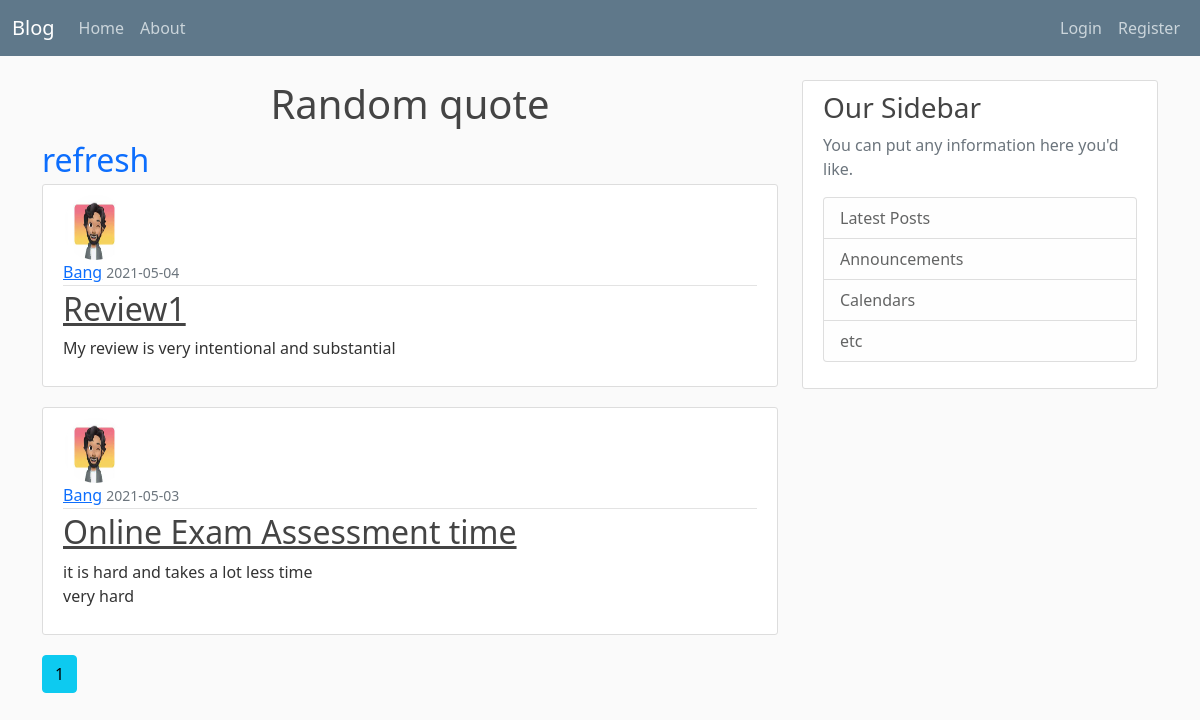
The page /home on the database its author committed.
### app/models.py (models this page shows, shortened)
class Post(db.Model):
    id = db.Column(db.Integer, primary_key=True)
    title = db.Column(db.String(200), nullable=False)
    date_posted = db.Column(db.DateTime, nullable=False, default=datetime.utcnow)
    content = db.Column(db.Text, nullable=False)
    user_id = db.Column(db.Integer, db.ForeignKey('user.id'), nullable=False)

class User(db.Model, UserMixin):
    id = db.Column(db.Integer, primary_key=True)
    username = db.Column(db.String(20), unique=True, nullable=False)
    email = db.Column(db.String(20), unique=True, nullable=False)
    image_file = db.Column(db.String(20), nullable=False, default='pf.jpeg')
    password = db.Column(db.String(60), nullable=False)
    posts = db.relationship('Post', backref='author', lazy=True)

### app/views.py (the view)
@app.route('/')
@app.route('/home')
def home():
    page = request.args.get('page', 1, type=int)
    posts = Post.query.order_by(Post.date_posted.desc()).paginate(page=page, per_page=5)
    return render_template('home.html', posts=posts)

### app/templates/home.html (shortened to what this page needs)
{% extends 'base.html' %}
{% block content %}
<link rel="stylesheet" href="{{ url_for('static', filename='main.css')}}">
  <div>
    <h1 class="head block">Random quote</h1>
  </div>
  <div>
    <a href="{{ url_for('home') }}" class="block refresh round">refresh</a>
  </div>
    {% for post in posts.items %}
    <article class="media content-section">
      <img class="rounded-circle article-img" src="{{ url_for('static', filename='photo/' + post.author.image_file) }}" alt="">
        <div class="media-body">
          <div class="article-metadata">
            <a class="mr-2" href="{{url_for('user_posts', username=post.author.username)}}">{{ post.author.username }}</a>
            <small class="text-muted">{{ post.date_posted.strftime('%Y-%m-%d') }}</small>
          </div>
          <h2><a class="article-title" href="{{url_for('post', post_id=post.id)}}">{{ post.title }}</a></h2>
          <p class="article-content">{{ post.content }}</p>
        </div>
      </article>
    {% endfor %}
    {% for page_num in posts.iter_pages(left_current=1, right_current=2) %}
      {% if page_num %}
        {% if posts.page == page_num %}
          <a class="btn btn-info mb-4" href="{{url_for('home', page=page_num) }}">{{page_num}}</a>
          {% else %}
          <a class="btn btn-outline-info mb-4" href="{{url_for('home', page=page_num) }}">{{page_num}}</a>
        {% endif %}
      {% else %}
      ...
      {% endif %}
    {% endfor %}
{% endblock content %}

### app/templates/base.html (shortened to what this page needs)
<!DOCTYPE html>
<html lang="en">
<head>
    <link href="https://cdn.jsdelivr.net/npm/bootstrap@5.0.0-beta3/dist/css/bootstrap.min.css" rel="stylesheet">
    <link rel="stylesheet" type="text/css" href="{{ url_for('static', filename='main.css')}}">
</head>
<body>
    <header class="site-header">
        <nav class="navbar navbar-expand-lg navbar-dark bg-steel fixed-top">
          <div class="container-fluid">
            <a class="navbar-brand mr-4" href="/">Blog</a>
            <div class="collapse navbar-collapse" id="navbarToggle">
              <div class="navbar-nav mr-auto">
                <a class="nav-item nav-link" href="{{  url_for('home')  }}">Home</a>
                <a class="nav-item nav-link" href="{{  url_for('about')  }}">About</a>
              </div>
              <div class="navbar-nav ms-auto">
                {% if current_user.is_authenticated %}
                <a class="nav-item nav-link" href="{{  url_for('new_post')  }}">New-Post</a>
                <a class="nav-item nav-link" href="{{  url_for('account')  }}">Profile</a>
                <a class="nav-item nav-link" href="{{  url_for('logout')  }}">Logout</a>
                {% else %}
                <a class="nav-item nav-link" href="{{  url_for('login')  }}">Login</a>
                <a class="nav-item nav-link" href="{{  url_for('register')  }}">Register</a>
                {% endif %}
              </div>
            </div>
          </div>
        </nav>
    </header>
    <main role="main" class="container">
        <div class="row">
          <div class="col-md-8">
            {% block content %}{% endblock %}
          </div>
          <div class="col-md-4">
            <div class="content-section">
              <h3>Our Sidebar</h3>
              <p class='text-muted'>You can put any information here you'd like.
                <ul class="list-group">
                  <li class="list-group-item list-group-item-light">Latest Posts</li>
                  <li class="list-group-item list-group-item-light">Announcements</li>
                  <li class="list-group-item list-group-item-light">Calendars</li>
                  <li class="list-group-item list-group-item-light">etc</li>
                </ul>
              </p>
            </div>
          </div>
        </div>
      </main>
</body>
</html>

### app/static/main.css (style rules this page uses)
body { background: #fafafa; color: #333333; margin-top: 5rem; }
h1, h2, h3, h4, h5, h6 { color: #444444; }
.bg-steel { background-color: #5f788a; }
.site-header .navbar-nav .nav-link { color: #cbd5db; }
.content-section { background: #ffffff; padding: 10px 20px; border: 1px solid #dddddd; border-radius: 3px; margin-bottom: 20px; }
.article-title { color: #444444; }
.article-content { white-space: pre-line; }
.article-img { height: 65px; width: 65px; margin-right: 16px; }
.article-metadata { padding-bottom: 1px; margin-bottom: 4px; border-bottom: 1px solid #e3e3e3 }
.head { margin: 0 auto; width: 60%; }
h1 { text-align: center; }
.refresh { text-decoration: none; text-align: center; font-size: 2em; width: 4em; margin: 0 auto; margin-top: 2em; }

### rows shown on the page
Post: image_file (picture), author.username "Bang", date_posted "2021-05-04", title "Review1", content "My review is very intentional and substantial"
Post: image_file (picture), author.username "Bang", date_posted "2021-05-03", title "Online Exam Assessment time", content "it is hard and takes a lot less time very hard"

### other values the page prints
{{ page_num }} "1"
